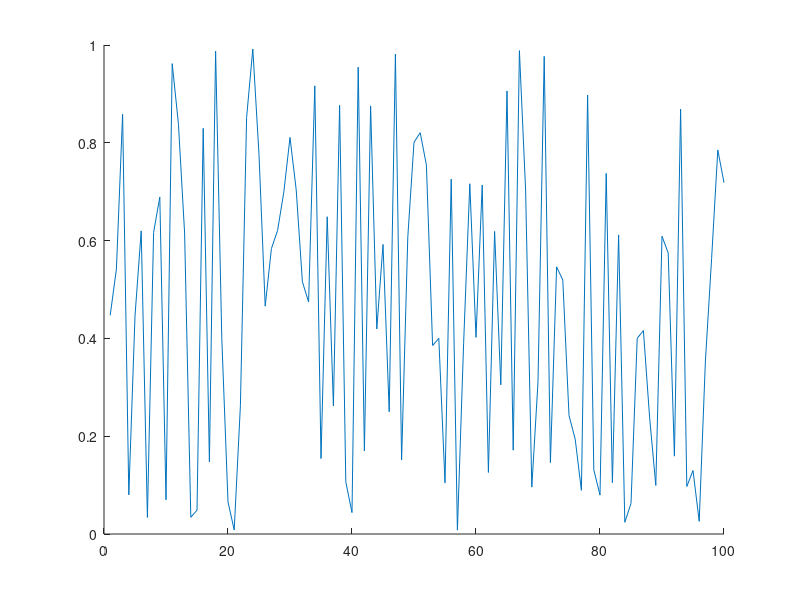

The MATLAB source for this figure: (Note: this script raises an error after producing the figure.)
clc
close all
clear

if isfolder('pics') == 0
    mkdir('pics')
end

x = 1:100;
y = rand(100,1);
idxmin = find(y == max(y));
idxmax = find(y == min(y));
txt = ['\leftarrow y = ',int2str(max(y))];
hold on
plot(x,y)
plot(x,y,'o','MarkerIndices',[idxmin idxmax],'MarkerFaceColor','red','MarkerSize',5)
t = text(idxmax,y(idxmax),txt);
t.Color = [153/255 153/255 255/255];
hold off
legend('random plot [0:1]');
print -dpng ./pics/test.png
close
%% testing plot function
clc

x = [0:0.01:2*pi];
y = sin(x);
yCmp = cos(x);
string = 'My test plot';
p_title = 'test_print';
t="";

% test = myplot(x,y,string,p_title);
test2 = superplot(x,y,'plotName',"My super plot",'figureName',"super_plot");
test3 = superplot(x,y,'cmpYLegend',"cos(x)",'figureName',"cosxVsSinx",'cmpY',yCmp,'yLegend',"sin(x)",'yName',"Amplitude",'xName',"Samples NOT normalized to 2\pi", ...
    'plotName',"Plotting cos(x) against sin(x)");
close(test2);
close(test3);
test4 = superplot(x,y);

testV = ones(1,1);
testV(2) = 5;

%% testing MER loop
% clear
clc
close all
clear

idx = 1;
for i = 0:200
    if ( rem((i-1)/4,1)==0 )
        validLen(idx) = i;
        idx = idx+1;
    end
end

% Constants are double-precision by default; N=85 found nothing
vec = [85 105];

% for im
    
% for i = vec(1):0.01:vec(1)
%     fprintf("i is %d coefficients\n",i);
% end
    
% for i = 0:2:10
%     fprintf("i SHOULD be EVEN and is %d\n",i);
% end

%coefficients have to be even and divisible by span w/no remainder LOOK
%INTO THIS
%beta MUST be greater than 0
[MER_out, betaTX_out, betaRCV_out, coeff_out] = MER_opt('Nsps',4,'numCoeffs',vec,'betaTX',[0.1 0.0001 0.2],'betaRCV',[0.1 0.0001 0.2],'MER',50);
% [MER_out, betaTX_out, betaRCV_out, coeff_out] = MER_opt('Nsps',4,'numCoeffs',[25 77],'betaTX',[.01 0.01 .16],'betaRCV',[0.12 0.01 0.34],'MER',40);

% last = find(~MER_out,1);
fileID = fopen('GSM_parameters.txt','w');
cBeta = char(hex2dec('03b2'));
fprintf(fileID,'%10s %10s %10s %10s\r\n','MER', 'betaTX', 'betaRCV', 'length');
% A = [MER_out(1:last-1); betaTX_out(1:last-1); betaRCV_out(1:last-1); coeff_out(1:last-1)];
A = [MER_out; betaTX_out; betaRCV_out; coeff_out];
fprintf(fileID,'%10.6f %10.6f %10.6f %8.0f\r\n',A);
fclose(fileID);

% c_idx = find(coeff_out==121);
% max_121 = max(MER_out(c_idx(1):c_idx(end)));
% desired_121 = find(MER_out>=54.0679);

DONE = ones(10,1);
finish = sum(DONE(1:5));

%% MER calc
% clc
% clear all
% close all
% den = [-0.001473028462308   0.005666223150735  -0.019416661964618  -0.041188246018261   0.083990599017613  -0.169565530125065   0.900837427479342 ...
%     0.311842632473442  -0.140969388867244   0.099871376920441  -0.088049305611010   0.023834632003521  -0.009447343197004   0.002953619390284]
% 
% pk = 0.99924965776672958;
% 
% 10*log10(pk^2/sum(den.^2));

%% Measuring OOB requirements
clear 
close all
clc
cBeta = char(hex2dec('03b2'));

format long
% window designer from 0 to pi
% load('KaisWin.mat');
% load('windowKais101.mat');

% fileID = fopen('GSM_parameters_89-121_B1-0.001-2.txt'); %89-121.txt
% fileID = fopen('GSM_parameters_73-81.txt'); %73-81.txt
fileID = fopen('GSM_parameters_85-105_B1-0.0001-2.txt'); %85-105_B1-0.0001-2.txt
formatSpec = '%s';
N = 4;
C_text = textscan(fileID,formatSpec,N);
C_data0 = textscan(fileID,'%f %f %f %f');
fclose(fileID);


fileID = fopen('MOAP.txt','A');
cBeta = char(hex2dec('03b2'));
% ********************** Comment this out after first run ***********
fprintf(fileID,'%10s %10s %10s %10s %10s %10s %10s %10s %10s %10s \r\n','MER', 'betaTX', 'betaRCV', 'length', 'idx TX & RCV', 'OB1', 'OB2', 'OB3','b Kaiser','weight');

vTX_B=C_data0{1,2}.'; vRCV_B=C_data0{1,3}.'; vLen=C_data0{1,4}.';
% idx_89=find(vLen==89); idx_93=find(vLen==93); idx_97=find(vLen==97); idx_101=find(vLen==101); idx_109=find(vLen==109);  %89-121.txt
% idx_73=find(vLen==73); idx_81=find(vLen==93); idx_97=find(vLen==97); idx_101=find(vLen==101); idx_109=find(vLen==109);  %73-81.txt
idx_85=find(vLen==85); idx_89=find(vLen==89); idx_93=find(vLen==93); idx_97=find(vLen==97); idx_101=find(vLen==101); idx_105=find(vLen==105); idx_109=find(vLen==109);  %85-105_B1-0.0001-2.txt

% #TX&RCV length; RCV rolloff here
% beta = 0.146600;  %trial 1
% N = 65;
% beta = 0.116400;    %trial 2
% N = 73;
% beta = 0.144400;   %trial 3
% N = 121;
% beta_Rcv = 0.188000;     %trial 18 i stop counting bruh
% N = 101;
% beta_Rcv = vRCV_B;     %trial 18 i stop counting bruh
% N = 93;


% digital angular frequency, w (rads/sample)
% w = [0:0.001:1000]/1000*pi; %0-0.5
w = [0:0.001:200]/100*pi; %one whole cycle

N = 101;
Nsps = 4;
span = (N-1)/4;
% for bk = 1.5:0.01:2
% for bk = 0.3:0.1:0.3
for bk = 0:0.1:0
% for bk = 1:1
% for bk = 2:0.1:2
    for idx_TXnRCV = idx_101(1):(idx_101(1))
%     for idx_TXnRCV = idx_101():(idx_101(end))
%     for idx_TXnRCV = idx_93(4):(idx_93(5))
%     for idx_TXnRCV = idx_97(1):(idx_97(1))
%     for idx_TXnRCV = 505:513
        b_nom = vTX_B(idx_TXnRCV);
        beta_Rcv = vRCV_B(idx_TXnRCV);
        GSM = rcosdesign(beta_Rcv,span,Nsps);
        wn = kaiser(length(GSM), bk);
%         wn = WinKaiser;
%         h_TX = GSM.*wn.';
        h_TX = rcosdesign(b_nom,span,Nsps).*wn.';
        h_GSM = GSM;

        % SRRC is a square root nyquist filter; firpm also
        % creates a sqrt nyquist filter
        M=N-1; Nsps=4; span=M/Nsps;
        fc=1/2/Nsps; fp=(1-b_nom)*fc; fs=(1+b_nom)*fc;
        fb = [0 fp fc fc fs .5]*2;
        a = [1 1 1/sqrt(2) 1/sqrt(2) 0 0];
        % wght vector needs to 2.4535 for passband
        wght = [2.4535 1 20];   %10 for N=97; 20 for N=91-89; 40 for N>90
        h_pps = firpm(M,fb,a,wght);

        % window
        h_pps = h_pps.*wn.';
    %     h_pps = h_pps;
        sam_r8 = 6.25;

        % estimate order of SR Nyquist filter | ford=fb(2:end-1);aord=[1 1/sqrt(2) 0];sb=10^(-58/20);dev=[sb 0.02 sb];M_est=firpmord(ford,aord,dev);
        H_srrc = freqz(h_TX,1,w); H_pps = freqz(h_pps,1,w);
        
        mag_H = (abs(H_pps));
        % units of cycles/sample
        bnd_BB=(1+.12)/Nsps/2; 
        bnd_OB1=bnd_BB+(.22/sam_r8); 
        bnd_OB2=bnd_OB1+(1.53/sam_r8); 
        bnd_OB3=bnd_OB2+(1.75/sam_r8);
        ind_BB = find( w/2/pi <= bnd_BB);
        ind_OB1 = find(w/2/pi>=bnd_BB & w/2/pi<=bnd_OB1);
        ind_OB2 = find(w/2/pi>=bnd_OB1 & w/2/pi<=bnd_OB2);
        ind_OB3 = find(w/2/pi>=bnd_OB2 & w/2/pi<=bnd_OB3);

        conv2Lin = @(x) 10.^(x/20);
        conv2dB =  @(x) 10.*log10(x);
 
        % Power is the ratio of 2 power quantities and can be referred to
        % as gain in dB. Comparing power requires the integral, the
        % integral can also be thought as the sum of the area as well;
        % sum(magnitude in linear units^2) is integrating each power of each frequency
        
        pwr_BB=2*sum( mag_H(ind_BB(1):ind_BB(end)).^2 );
        pwr_OB1=sum(mag_H(ind_OB1(1):ind_OB1(end)).^2);
        pwr_OB2=sum(mag_H(ind_OB2(1):ind_OB2(end)).^2);
        pwr_OB3=sum(mag_H(ind_OB3(1):ind_OB3(end)).^2);

        % calculate power ratio to signal to OB channels\
        dB_OB1 = conv2dB(pwr_BB/pwr_OB1);
        dB_OB2 = conv2dB(pwr_BB/pwr_OB2);
        dB_OB3 = conv2dB(pwr_BB/pwr_OB3);

        % can cascade firpm sqrt w/srrc, center coeff
        % isn't one BUT even symmetric
        cascade = conv(h_pps,GSM);
        cascade_SRRC = conv(GSM,GSM);

        num = cascade(N);
        den = zeros(floor(length(cascade)/Nsps),1);
        idx = 1;
        cnt = 0;
        for i = 1:length(cascade)
            if cnt == 0 && i ~= N
                den(idx) = cascade(i);
                cnt = cnt + 1;
                idx = idx + 1;
            elseif cnt >= Nsps-1
                cnt = 0;
            else
                cnt = cnt + 1;
            end
        end
        MER_theo = 10*log10( num^2/sum(den.^2) );
%         future considerations append to txtfile
        if dB_OB1 > 58 && dB_OB2 > 60 && dB_OB3 > 63 && MER_theo >= 40
            fprintf("\n*************MET SPEC*************************\n");
            fprintf("TX's %s: %1.4f | RCV's %s: %1.4f | idx TX & RCV: %d\n",cBeta,b_nom,cBeta,beta_Rcv,idx_TXnRCV);
            fprintf("OB1: %2.6f | OB2: %2.6f | OB3: %2.6f | MER: %2.6f | Bk: %2.4f | Beta nominal: %2.4f | \n",dB_OB1,dB_OB2,dB_OB3,MER_theo,bk, b_nom);
            fprintf("baseband bnd frequency: %2.4f | OB1 bnd frequency: %2.4f | OB2 bnd frequency: %2.4f | OB3 bnd frequency: %2.4f |\n", bnd_BB, bnd_OB1, bnd_OB2, bnd_OB3);
            fprintf("weight: ");disp(wght);
            %fprintf('MER', 'betaTX', 'betaRCV', 'length', 'idx TX & RCV', 'OB1', 'OB2', 'OB3','beta Kaiser','weight');
            A=[MER_theo, b_nom, beta_Rcv, N, idx_TXnRCV, dB_OB1, dB_OB2, dB_OB3, bk, wght(3)];
            fprintf(fileID,'%10.6f %10.6f %10.6f %10d %10d %10.6f %10.6f %10.6f %10.6f %10d \r\n',A);
        end
    end
end
fclose(fileID);

TX_MR = superplot(w/2/pi,20*log10(abs(H_pps)),'plotName',"Magnitude Response of PPS",'figureName',"PracticalPSResp",'yName',"Magnitude (dB)",...
    'xName',"f0, frequency (cycles/sample)",'yLegend',"SQRT FIRPM",'cmpY',20*log10(abs(H_srrc)),'cmpYLegend',"SRRC",...
    'plotAxis',[0 w(end)/2/pi -150 10]);

hold on
% OOB requirement 1
plot([bnd_BB bnd_BB],[-200 -58],'--k');
plot([bnd_BB bnd_OB1],[-58 -58],'--k');
plot([bnd_OB1 bnd_OB1],[-200 -58],'--k');
% OOB requirement 2
plot([bnd_OB1 bnd_OB1],[-200 -60],':R');
plot([bnd_OB1 bnd_OB2],[-60 -60],':R');
plot([bnd_OB2 bnd_OB2],[-200 -60],':R');
% OOB requirement 3
plot([bnd_OB2 bnd_OB2],[-200 -63],'g');
plot([bnd_OB2 bnd_OB3],[-63 -63],'g');
plot([bnd_OB3 bnd_OB3],[-200 -63],'g');
legend('Sqrt firpm','SRRC','OB1','OB1','OB1','OB2','OB2','OB2','OB3','OB3','OB3');
hold off
location = strcat('./pics/','PracticalPSResp','.png');
print(TX_MR, '-dpng', location);
% close(TX_MR);

% scale desired coefficients
maxi = sum(abs(h_pps));
scaling = (1-2^-17)/maxi;

h_pps_1s17= round(h_pps*scaling*2^17);
if sum(abs(h_pps_1s17/2^17) > 1-2^-17)
    fprintf("Error need to scaled down h_pps more\n");
    return
end

h_pps_coeffs = unique(h_pps_1s17,'stable');


%% Test cascade
clear 
% close all
clc

coeff = 65;
Nsps = 4;
beta_Rcv = 0.146600;

span = (coeff-1)/Nsps;
rcv = rcosdesign(beta_Rcv, span, Nsps);

% SR Nyquist filter
bb = 2.0; spans = 25;
M = coeff-1;
fc = 1/(2*Nsps);fp=(1-.12)*fc; fs=(1+.12)*fc;
fb = [0 fp fc fc fs .5]*2;
a = [1 1 1/sqrt(2) 1/sqrt(2) 0 0];
wght = [2.4535 1 1];
h_pps=firpm(M,fb,a,wght);
w = [0:0.001:1000]/1000*pi;
wnNorm=kaiser(coeff,2.0);
wnGr=kaiser(coeff,3);
wnLT=kaiser(coeff,1);

H_pps = freqz(h_pps,1,w);
H_ppsGrBk=freqz( conv(h_pps,wnGr),1,w );
H_ppsNormBk=freqz( conv(h_pps,wnNorm),1,w );
H_ppsLTBk=freqz( conv(h_pps,wnLT),1,w );

figName="PPS_with_65coeffs";
pps_plot = superplot(w/2/pi,20*log10(abs(H_pps)),'cmpY',20*log10(H_ppsNormBk),'figureName',figName,...
    'plotAxis',[0 0.5 -100 40]);
hold on
plot(w/2/pi,20*log10(abs(H_ppsGrBk)),"-.g");
plot(w/2/pi,20*log10(abs(H_ppsLTBk)),"--m");
legend('beta=0','beta=2.0','beta=3','beta=1');
hold off
location = strcat('./pics/',figName,'.png');
print(pps_plot, '-dpng', location);

% Too much theory to figure out MER for LPF

%% Test PPS_opt
% clc
% clear 
% close all
% 
% % Constants are double-precision by default
% vec = [65 129];
% 
% [MER_out, betaTX_out, betaRCV_out, coeff_out, betaKais_out] = PPS_opt('Nsps',4,...
%     'numCoeffs',vec,'betaTX',[0 0.001 0.2],'betaRCV',[0.12 0.01 0.12],'MER',40,'betaKais',[0 0.01 10]);

%% File IO
clear all
close all
clc

fileID = fopen('GSM_parameters_SRRC.txt');
formatSpec = '%s';
N = 4;
C_text = textscan(fileID,formatSpec,N);
C_data0 = textscan(fileID,'%f %f %f %f');
fclose(fileID);

%% Designing polyphase filter
clear;close all;clc; load('validLen.mat');

beta_Rcv=0.12; N=21; Nsps=4; span=(N-1)/4;

% rcv = rcosdesign(beta,span, Nsps);
load('rcv.mat');
worse_case_output = sum(abs(rcv));
scaling = (1-2^-17)/worse_case_output;
rcv_1s17=round( rcv*scaling*2^17 );tx=rcv;

sym_mults=round(length(rcv)/2);
poly_mults=sym_mults/Nsps;

%% Testing roll off cascaded
clc; clear; close all;

N=41; Nsps=4; span=(N-1)/4;

rcv = rcosdesign(0.1,span, Nsps); tx = rcosdesign(0.08,span, Nsps);
cascade=conv(rcv,tx);

figure(1);
hold on
title('Different beta');
stem(1:N,rcv);
stem(1:N,tx)
stem(1:2*N-1,cascade);
legend('RCV','TX','Cascade'); grid;
hold off

figure(2);
hold on
title('Same beta');
stem(1:N,rcv);
stem(1:2*N-1,conv(rcv,rcv));
legend('RCV','Cascade'); grid;
hold off

% SRRC is a square root nyquist filter; firpm also
% creates a sqrt nyquist filter
M=N-1; Nsps=4; span=M/Nsps; b_nom=0.1;
fc=1/2/Nsps; fp=(1-b_nom)*fc; fs=(1+b_nom)*fc;
fb = [0 fp fc fc fs .5]*2;
a = [1 1 1/sqrt(2) 1/sqrt(2) 0 0];
% wght vector needs to 2.4535 for passband
wght = [2.4535 1 1];
tx_pm = firpm(M,fb,a,wght);
cascade_pm = conv(tx_pm,rcv);
cascade_rcv = conv(rcv,rcv);

figure(3);
subplot(2,1,1);
hold on
stem(1:N,tx_pm);
stem(1:2*N-1,cascade_pm);
title('firpm');
hold off
subplot(2,1,2);
hold on
stem(1:N,rcv);
stem(1:2*N-1,cascade_rcv);
title('traditional RC');
hold off
% legend('RCV','TX','Cascade'); grid;

figure(4)
stem(1:31,rcosdesign(0.25,(31-1)/4,4));

%% Polyphase Time-SHaring Decimator design
clear
clc
format longG
srrc = round(rcosdesign(0.2,(101-1)/4,4).'*2^17);

N=93;
a_sym_mults = round(N/2);
a_poly_mults = round(a_sym_mults/4);
a_time_share_mults = round(a_poly_mults/4); % use 4x faster clk to do operation

out_ds = zeros(N,N); out_ds(1,1)=1;

% let row=sample & col=y_ds
for row=1:N
    for col=1:N
%         fprintf("row: %d | col: %d | val: %d\n",row,col,row*col);
%         out_ds(row,col)=row*col;
        if row==col&&col==1
%             fprintf("row: %d | col: %d | val: %d\n",row,col,1);
            out_ds(row,col)=row*col;
        elseif col==1&&row~=1
%             fprintf("row: %d | col: %d | val: %d\n",row,col,out_ds(row-1,col)+1);
            out_ds(row,col)=out_ds(row-1,col)+1;
        else
%             fprintf("row: %d | col: %d | val: %d\n",row,col,out_ds(row,col-1)-1);
                if out_ds(row,col-1)-1>0
                    out_ds(row,col)=out_ds(row,col-1)-1;
                else
                    out_ds(row,col)=0;
                end
        end
    end
end

for row=1:N
    for col=1:N
        if out_ds(row,col)==0 || out_ds(row,col)>round(N/2)
            N=N;
        elseif out_ds(row,col)==1
            fprintf("y%dh%d\n",col,out_ds(row,col));
        else
            fprintf("y%dh%d ",col,out_ds(row,col));
        end
    end
end

%% Test append
fileID = fopen('append.txt','A');
cBeta = char(hex2dec('03b2'));
fprintf(fileID,'%10s %10s %10s %10s\r\n','MER', 'betaTX', 'betaRCV', 'length');
% A = [MER_out(1:last-1); betaTX_out(1:last-1); betaRCV_out(1:last-1); coeff_out(1:last-1)];
MER_out=[1 2 3 4]; betaTX_out=1:4; betaRCV_out=1:4; coeff_out=1:4;
A = [MER_out; betaTX_out; betaRCV_out; coeff_out];
for i=1:4
    fprintf(fileID,'%10.6f %10.6f %10.6f %8.0f\r\n',A(i,i));
end
fclose(fileID);
